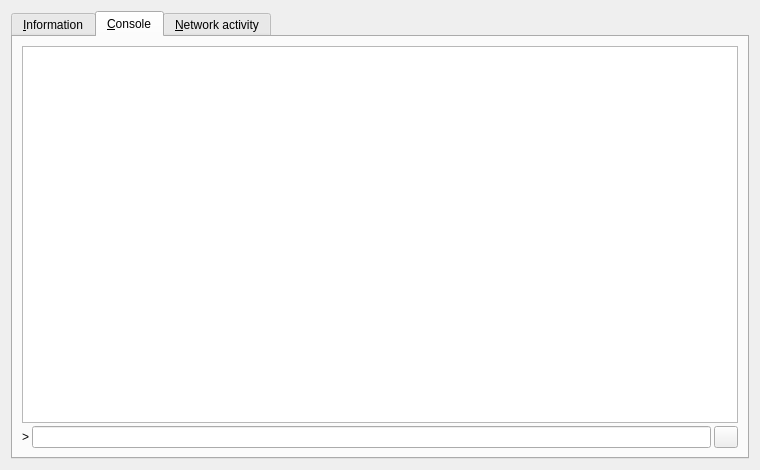
<?xml version="1.0" encoding="UTF-8"?>
<ui version="4.0">
 <class>RPCConsole</class>
 <widget class="QDialog" name="RPCConsole">
  <property name="geometry">
   <rect>
    <x>0</x>
    <y>0</y>
    <width>760</width>
    <height>470</height>
   </rect>
  </property>
  <property name="windowTitle">
   <string>Orbitcoin - RPC Console</string>
  </property>
  <layout class="QVBoxLayout" name="verticalLayout_2">
   <item>
    <widget class="QTabWidget" name="tabWidget">
     <property name="currentIndex">
      <number>1</number>
     </property>
     <widget class="QWidget" name="tab_info">
      <attribute name="title">
       <string>&amp;Information</string>
      </attribute>
      <layout class="QGridLayout" name="gridLayout" columnstretch="0,1">
       <property name="horizontalSpacing">
        <number>12</number>
       </property>
       <item row="0" column="0">
        <widget class="QLabel" name="label_9">
         <property name="font">
          <font>
           <weight>75</weight>
           <bold>true</bold>
          </font>
         </property>
         <property name="text">
          <string>Orbitcoin Core</string>
         </property>
        </widget>
       </item>
       <item row="1" column="0">
        <widget class="QLabel" name="label_5">
         <property name="text">
          <string>Client name</string>
         </property>
        </widget>
       </item>
       <item row="1" column="1">
        <widget class="QLabel" name="clientName">
         <property name="cursor">
          <cursorShape>IBeamCursor</cursorShape>
         </property>
         <property name="text">
          <string>N/A</string>
         </property>
         <property name="textFormat">
          <enum>Qt::PlainText</enum>
         </property>
         <property name="textInteractionFlags">
          <set>Qt::LinksAccessibleByMouse|Qt::TextSelectableByKeyboard|Qt::TextSelectableByMouse</set>
         </property>
        </widget>
       </item>
       <item row="2" column="0">
        <widget class="QLabel" name="label_6">
         <property name="text">
          <string>Client version</string>
         </property>
        </widget>
       </item>
       <item row="2" column="1">
        <widget class="QLabel" name="clientVersion">
         <property name="cursor">
          <cursorShape>IBeamCursor</cursorShape>
         </property>
         <property name="text">
          <string>N/A</string>
         </property>
         <property name="textFormat">
          <enum>Qt::PlainText</enum>
         </property>
         <property name="textInteractionFlags">
          <set>Qt::LinksAccessibleByMouse|Qt::TextSelectableByKeyboard|Qt::TextSelectableByMouse</set>
         </property>
        </widget>
       </item>
       <item row="3" column="0">
        <widget class="QLabel" name="label_14">
         <property name="text">
          <string>Using OpenSSL version</string>
         </property>
         <property name="indent">
          <number>10</number>
         </property>
        </widget>
       </item>
       <item row="3" column="1">
        <widget class="QLabel" name="openSSLVersion">
         <property name="cursor">
          <cursorShape>IBeamCursor</cursorShape>
         </property>
         <property name="text">
          <string>N/A</string>
         </property>
         <property name="textFormat">
          <enum>Qt::PlainText</enum>
         </property>
         <property name="textInteractionFlags">
          <set>Qt::LinksAccessibleByMouse|Qt::TextSelectableByKeyboard|Qt::TextSelectableByMouse</set>
         </property>
        </widget>
       </item>
       <item row="4" column="0">
        <widget class="QLabel" name="label_12">
         <property name="text">
          <string>Build date</string>
         </property>
        </widget>
       </item>
       <item row="4" column="1">
        <widget class="QLabel" name="buildDate">
         <property name="cursor">
          <cursorShape>IBeamCursor</cursorShape>
         </property>
         <property name="text">
          <string>N/A</string>
         </property>
         <property name="textFormat">
          <enum>Qt::PlainText</enum>
         </property>
         <property name="textInteractionFlags">
          <set>Qt::LinksAccessibleByMouse|Qt::TextSelectableByKeyboard|Qt::TextSelectableByMouse</set>
         </property>
        </widget>
       </item>
       <item row="5" column="0">
        <widget class="QLabel" name="label_13">
         <property name="text">
          <string>Startup time</string>
         </property>
        </widget>
       </item>
       <item row="5" column="1">
        <widget class="QLabel" name="startupTime">
         <property name="cursor">
          <cursorShape>IBeamCursor</cursorShape>
         </property>
         <property name="text">
          <string>N/A</string>
         </property>
         <property name="textFormat">
          <enum>Qt::PlainText</enum>
         </property>
         <property name="textInteractionFlags">
          <set>Qt::LinksAccessibleByMouse|Qt::TextSelectableByKeyboard|Qt::TextSelectableByMouse</set>
         </property>
        </widget>
       </item>
       <item row="6" column="0">
        <widget class="QLabel" name="label_11">
         <property name="font">
          <font>
           <weight>75</weight>
           <bold>true</bold>
          </font>
         </property>
         <property name="text">
          <string>Network</string>
         </property>
        </widget>
       </item>
       <item row="7" column="0">
        <widget class="QLabel" name="label_7">
         <property name="text">
          <string>Number of connections</string>
         </property>
        </widget>
       </item>
       <item row="7" column="1">
        <widget class="QLabel" name="numberOfConnections">
         <property name="cursor">
          <cursorShape>IBeamCursor</cursorShape>
         </property>
         <property name="text">
          <string>N/A</string>
         </property>
         <property name="textFormat">
          <enum>Qt::PlainText</enum>
         </property>
         <property name="textInteractionFlags">
          <set>Qt::LinksAccessibleByMouse|Qt::TextSelectableByKeyboard|Qt::TextSelectableByMouse</set>
         </property>
        </widget>
       </item>
       <item row="8" column="0">
        <widget class="QLabel" name="label_8">
         <property name="text">
          <string>On testnet</string>
         </property>
        </widget>
       </item>
       <item row="8" column="1">
        <widget class="QCheckBox" name="isTestNet">
         <property name="enabled">
          <bool>false</bool>
         </property>
         <property name="text">
          <string/>
         </property>
        </widget>
       </item>
       <item row="9" column="0">
        <widget class="QLabel" name="label_10">
         <property name="font">
          <font>
           <weight>75</weight>
           <bold>true</bold>
          </font>
         </property>
         <property name="text">
          <string>Block chain</string>
         </property>
        </widget>
       </item>
       <item row="10" column="0">
        <widget class="QLabel" name="label_3">
         <property name="text">
          <string>Current number of blocks</string>
         </property>
        </widget>
       </item>
       <item row="10" column="1">
        <widget class="QLabel" name="numberOfBlocks">
         <property name="cursor">
          <cursorShape>IBeamCursor</cursorShape>
         </property>
         <property name="text">
          <string>N/A</string>
         </property>
         <property name="textFormat">
          <enum>Qt::PlainText</enum>
         </property>
         <property name="textInteractionFlags">
          <set>Qt::LinksAccessibleByMouse|Qt::TextSelectableByKeyboard|Qt::TextSelectableByMouse</set>
         </property>
        </widget>
       </item>
       <item row="11" column="0">
        <widget class="QLabel" name="label_4">
         <property name="text">
          <string>Estimated total blocks</string>
         </property>
        </widget>
       </item>
       <item row="11" column="1">
        <widget class="QLabel" name="totalBlocks">
         <property name="cursor">
          <cursorShape>IBeamCursor</cursorShape>
         </property>
         <property name="text">
          <string>N/A</string>
         </property>
         <property name="textFormat">
          <enum>Qt::PlainText</enum>
         </property>
         <property name="textInteractionFlags">
          <set>Qt::LinksAccessibleByMouse|Qt::TextSelectableByKeyboard|Qt::TextSelectableByMouse</set>
         </property>
        </widget>
       </item>
       <item row="12" column="0">
        <widget class="QLabel" name="label_2">
         <property name="text">
          <string>Last block time</string>
         </property>
        </widget>
       </item>
       <item row="12" column="1">
        <widget class="QLabel" name="lastBlockTime">
         <property name="cursor">
          <cursorShape>IBeamCursor</cursorShape>
         </property>
         <property name="text">
          <string>N/A</string>
         </property>
         <property name="textFormat">
          <enum>Qt::PlainText</enum>
         </property>
         <property name="textInteractionFlags">
          <set>Qt::LinksAccessibleByMouse|Qt::TextSelectableByKeyboard|Qt::TextSelectableByMouse</set>
         </property>
        </widget>
       </item>
       <item row="13" column="0">
        <spacer name="verticalSpacer_2">
         <property name="orientation">
          <enum>Qt::Vertical</enum>
         </property>
         <property name="sizeHint" stdset="0">
          <size>
           <width>20</width>
           <height>20</height>
          </size>
         </property>
        </spacer>
       </item>
       <item row="14" column="0">
        <widget class="QLabel" name="labelDebugLogfile">
         <property name="font">
          <font>
           <weight>75</weight>
           <bold>true</bold>
          </font>
         </property>
         <property name="text">
          <string>Debug log file</string>
         </property>
        </widget>
       </item>
       <item row="15" column="0">
        <widget class="QPushButton" name="openDebugLogfileButton">
         <property name="toolTip">
          <string>Open the Orbitcoin debug log file from the current data directory. This can take a few seconds for large log files.</string>
         </property>
         <property name="text">
          <string>&amp;Open</string>
         </property>
         <property name="autoDefault">
          <bool>false</bool>
         </property>
        </widget>
       </item>
       <item row="16" column="0">
        <widget class="QLabel" name="labelCLOptions">
         <property name="font">
          <font>
           <weight>75</weight>
           <bold>true</bold>
          </font>
         </property>
         <property name="text">
          <string>Command-line options</string>
         </property>
        </widget>
       </item>
       <item row="17" column="0">
        <widget class="QPushButton" name="showCLOptionsButton">
         <property name="toolTip">
          <string>Show the Orbitcoin-Qt help message to get a list with possible Orbitcoin command-line options.</string>
         </property>
         <property name="text">
          <string>&amp;Show</string>
         </property>
         <property name="autoDefault">
          <bool>false</bool>
         </property>
        </widget>
       </item>
       <item row="18" column="0">
        <spacer name="verticalSpacer">
         <property name="orientation">
          <enum>Qt::Vertical</enum>
         </property>
         <property name="sizeHint" stdset="0">
          <size>
           <width>20</width>
           <height>40</height>
          </size>
         </property>
        </spacer>
       </item>
      </layout>
     </widget>
     <widget class="QWidget" name="tab_console">
      <attribute name="title">
       <string>&amp;Console</string>
      </attribute>
      <layout class="QVBoxLayout" name="verticalLayout_3">
       <property name="spacing">
        <number>3</number>
       </property>
       <item>
        <widget class="QTextEdit" name="messagesWidget">
         <property name="minimumSize">
          <size>
           <width>0</width>
           <height>100</height>
          </size>
         </property>
         <property name="readOnly">
          <bool>true</bool>
         </property>
         <property name="tabKeyNavigation" stdset="0">
          <bool>false</bool>
         </property>
         <property name="columnCount" stdset="0">
          <number>2</number>
         </property>
        </widget>
       </item>
       <item>
        <layout class="QHBoxLayout" name="horizontalLayout">
         <property name="spacing">
          <number>3</number>
         </property>
         <item>
          <widget class="QLabel" name="label">
           <property name="text">
            <string notr="true">&gt;</string>
           </property>
          </widget>
         </item>
         <item>
          <widget class="QLineEdit" name="lineEdit"/>
         </item>
         <item>
          <widget class="QPushButton" name="clearButton">
           <property name="maximumSize">
            <size>
             <width>24</width>
             <height>24</height>
            </size>
           </property>
           <property name="toolTip">
            <string>Clear console</string>
           </property>
           <property name="text">
            <string/>
           </property>
           <property name="icon">
            <iconset resource="../orbitcoin.qrc">
             <normaloff>:/icons/remove</normaloff>:/icons/remove</iconset>
           </property>
           <property name="shortcut">
            <string notr="true">Ctrl+L</string>
           </property>
           <property name="autoDefault">
            <bool>false</bool>
           </property>
          </widget>
         </item>
        </layout>
       </item>
      </layout>
     </widget>
     <widget class="QWidget" name="tab_nettraffic">
      <attribute name="title">
       <string>&amp;Network activity</string>
      </attribute>
      <layout class="QHBoxLayout" name="horizontalLayout_3">
       <item>
        <layout class="QVBoxLayout" name="verticalLayout_4">
         <item>
          <widget class="TrafficGraphWidget" name="trafficGraph" native="true">
           <property name="sizePolicy">
            <sizepolicy hsizetype="Expanding" vsizetype="Expanding">
             <horstretch>0</horstretch>
             <verstretch>0</verstretch>
            </sizepolicy>
           </property>
          </widget>
         </item>
         <item>
          <layout class="QHBoxLayout" name="horizontalLayout_2">
           <item>
            <widget class="Line" name="line">
             <property name="sizePolicy">
              <sizepolicy hsizetype="Fixed" vsizetype="Fixed">
               <horstretch>0</horstretch>
               <verstretch>0</verstretch>
              </sizepolicy>
             </property>
             <property name="minimumSize">
              <size>
               <width>10</width>
               <height>0</height>
              </size>
             </property>
             <property name="palette">
              <palette>
               <active>
                <colorrole role="Light">
                 <brush brushstyle="SolidPattern">
                  <color alpha="255">
                   <red>0</red>
                   <green>255</green>
                   <blue>0</blue>
                  </color>
                 </brush>
                </colorrole>
               </active>
               <inactive>
                <colorrole role="Light">
                 <brush brushstyle="SolidPattern">
                  <color alpha="255">
                   <red>0</red>
                   <green>255</green>
                   <blue>0</blue>
                  </color>
                 </brush>
                </colorrole>
               </inactive>
               <disabled>
                <colorrole role="Light">
                 <brush brushstyle="SolidPattern">
                  <color alpha="255">
                   <red>0</red>
                   <green>255</green>
                   <blue>0</blue>
                  </color>
                 </brush>
                </colorrole>
               </disabled>
              </palette>
             </property>
             <property name="orientation">
              <enum>Qt::Horizontal</enum>
             </property>
            </widget>
           </item>
           <item>
            <widget class="QLabel" name="label_16">
             <property name="text">
              <string>Received:</string>
             </property>
            </widget>
           </item>
           <item>
            <widget class="QLabel" name="lblBytesRx">
             <property name="minimumSize">
              <size>
               <width>60</width>
               <height>0</height>
              </size>
             </property>
             <property name="alignment">
              <set>Qt::AlignLeading|Qt::AlignLeft|Qt::AlignVCenter</set>
             </property>
            </widget>
           </item>
           <item>
            <widget class="Line" name="line_2">
             <property name="sizePolicy">
              <sizepolicy hsizetype="Fixed" vsizetype="Fixed">
               <horstretch>0</horstretch>
               <verstretch>0</verstretch>
              </sizepolicy>
             </property>
             <property name="minimumSize">
              <size>
               <width>10</width>
               <height>0</height>
              </size>
             </property>
             <property name="palette">
              <palette>
               <active>
                <colorrole role="Light">
                 <brush brushstyle="SolidPattern">
                  <color alpha="255">
                   <red>255</red>
                   <green>0</green>
                   <blue>0</blue>
                  </color>
                 </brush>
                </colorrole>
               </active>
               <inactive>
                <colorrole role="Light">
                 <brush brushstyle="SolidPattern">
                  <color alpha="255">
                   <red>255</red>
                   <green>0</green>
                   <blue>0</blue>
                  </color>
                 </brush>
                </colorrole>
               </inactive>
               <disabled>
                <colorrole role="Light">
                 <brush brushstyle="SolidPattern">
                  <color alpha="255">
                   <red>255</red>
                   <green>0</green>
                   <blue>0</blue>
                  </color>
                 </brush>
                </colorrole>
               </disabled>
              </palette>
             </property>
             <property name="orientation">
              <enum>Qt::Horizontal</enum>
             </property>
            </widget>
           </item>
           <item>
            <widget class="QLabel" name="label_17">
             <property name="text">
              <string>Transmitted:</string>
             </property>
            </widget>
           </item>
           <item>
            <widget class="QLabel" name="lblBytesTx">
             <property name="minimumSize">
              <size>
               <width>60</width>
               <height>0</height>
              </size>
             </property>
             <property name="alignment">
              <set>Qt::AlignLeading|Qt::AlignLeft|Qt::AlignVCenter</set>
             </property>
            </widget>
           </item>
           <item>
            <widget class="QSlider" name="sldGraphRange">
             <property name="minimum">
              <number>1</number>
             </property>
             <property name="maximum">
              <number>288</number>
             </property>
             <property name="pageStep">
              <number>12</number>
             </property>
             <property name="value">
              <number>6</number>
             </property>
             <property name="orientation">
              <enum>Qt::Horizontal</enum>
             </property>
            </widget>
           </item>
           <item>
            <widget class="QLabel" name="lblGraphRange">
             <property name="minimumSize">
              <size>
               <width>70</width>
               <height>0</height>
              </size>
             </property>
             <property name="alignment">
              <set>Qt::AlignCenter</set>
             </property>
            </widget>
           </item>
           <item>
            <widget class="QPushButton" name="btnClearTrafficGraph">
             <property name="text">
              <string>&amp;Clear</string>
             </property>
            </widget>
           </item>
          </layout>
         </item>
        </layout>
       </item>
      </layout>
     </widget>
    </widget>
   </item>
  </layout>
 </widget>
 <customwidgets>
  <customwidget>
   <class>TrafficGraphWidget</class>
   <extends>QWidget</extends>
   <header>trafficgraphwidget.h</header>
   <container>1</container>
   <slots>
    <slot>clear()</slot>
   </slots>
  </customwidget>
 </customwidgets>
 <resources>
  <include location="../orbitcoin.qrc"/>
 </resources>
 <connections/>
</ui>
